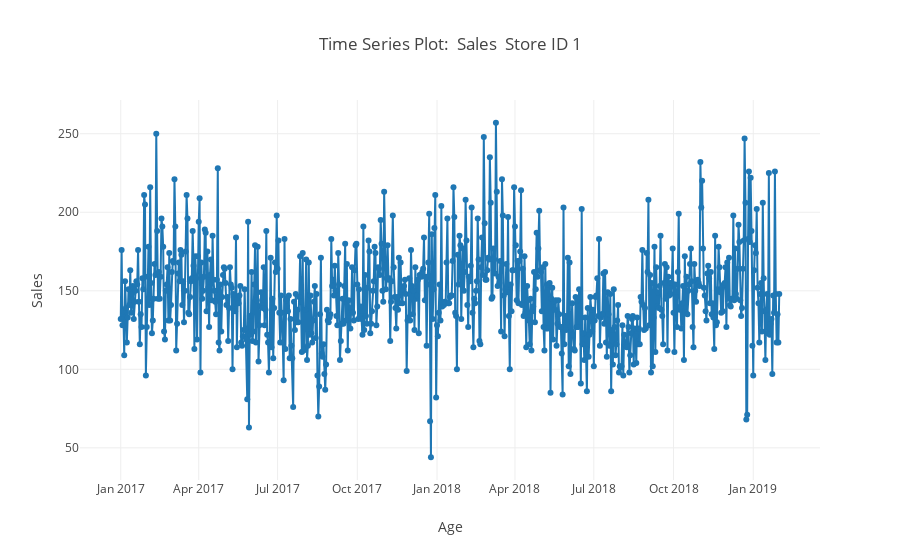

Notebook code for this chart:
### Code cell
data, layout = linePlot(storeOne.drop('storeId', axis=1),'Store ID 1')
fig = go.Figure(data=data,layout =layout)

offline.iplot(fig)

### Figure 1 — Plotly figure (JSON) as saved in the notebook; plotly's stock layout.template omitted (floating-point values rounded to 4 significant figures; data arrays with more than 128 entries replaced by an {"elided": "..."} marker saying what was removed)
{"data": [{"mode": "lines+markers", "name": "tot", "type": "scatter", "uid": "2bbaddd2-5399-11e9-a6fd-91bde14211eb", "x": {"elided": "761 str values"}, "y": {"elided": "761 int values"}}], "layout": {"title": "Time Series Plot:  Sales  Store ID 1 ", "xaxis": {"title": "Age"}, "yaxis": {"title": "Sales"}}}
